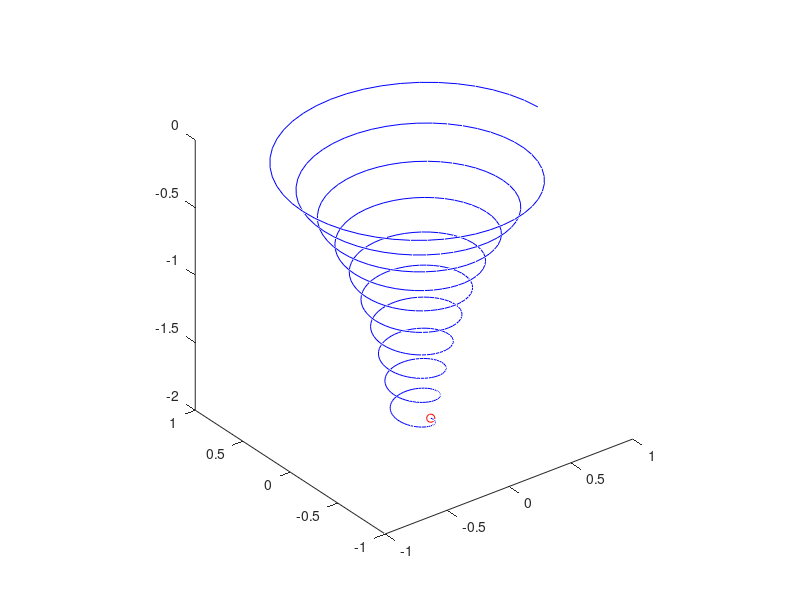

This chart was generated by the following MATLAB code:
%Conor Nailos
%2.2.16
%Plot a decaying circle or something
clear;clc;clf
%% Paramters
nT=500; %# of time points
tSec=10; %time elapsed in seconds
T=1; %period of circular motion
R=1; %radius in meters(m)
tau=5; %decay time in seconds
omega=2*pi/T; %angular velovity radians/sec
vz=-0.2; %z velocity

%% Calculate
t=linspace(0,tSec,nT);
for i=1:nT
    rt=R*exp(-t(i)/tau);
    x(i)=rt*cos(omega*t(i));
    y(i)=rt*sin(omega*t(i));
    z(i)=vz*t(i);
    %disp([num2str(x(i)),' ',num2str(y(i))]);
end
zmin=min(z);
zmax=max(z);
%% Animate
for i=1:1:nT
    plot3(x(1:i),y(1:i),z(1:i),'b',...
        x(i),y(i),z(i),'ro')
    axis([-R R -R R zmin zmax])
    axis square
    %pause
    drawnow
end